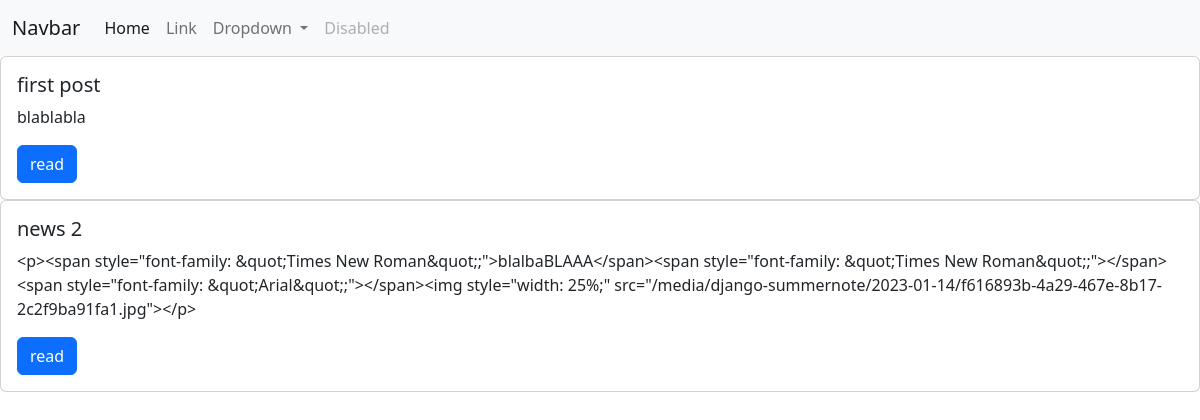
The page / on the database its author committed.
### blog/models.py (models this page shows, shortened)
class BlogEntry(models.Model):
    class Meta:
        verbose_name = 'Post'
        verbose_name_plural = 'Posts'
    title = models.CharField(max_length=50, null=False)
    text = models.TextField()
    created_at = models.DateTimeField(auto_now_add=True, null=False)
    rubric = models.ForeignKey(Rubric,null=True,on_delete=models.SET_NULL)

### blog/views.py (the view)
# urls.py: path('', index),
def index(request):
    entries = BlogEntry.objects.all()
    print(request.user)
    return render(request, 'index.html', {'entries': entries})

### templates/index.html
{% extends 'base.html' %}
{% block content %}
{% for post in entries %}
<div class="card" style="width: 100%;">
  <div class="card-body">
    <h5 class="card-title">{{post.title}}</h5>
    <p class="card-text">{{post.text}}</p>
    <a href="/post/{{post.id}}" class="btn btn-primary">read</a>
 </div>
</div>
{% endfor %}
{% endblock %}

### rows shown on the page
BlogEntry: title "first post", text "blablabla"
BlogEntry: title "news 2", text "<p><span style=\"font-family: &quot;Times New Roman&quot;;\">blalbaBLAAA</span><span style=\"font-family: &quot;Times New Roman&quot;;\"> </span><span style=\"font-family: &quot;Arial&quot;;\"> </span><img style=\"width: 25%;\" src=\"/media/django-summernote/2023-01-14/f616893b-4a29-467e-8b17-2c2f9ba91fa1.jpg\"></p>"
